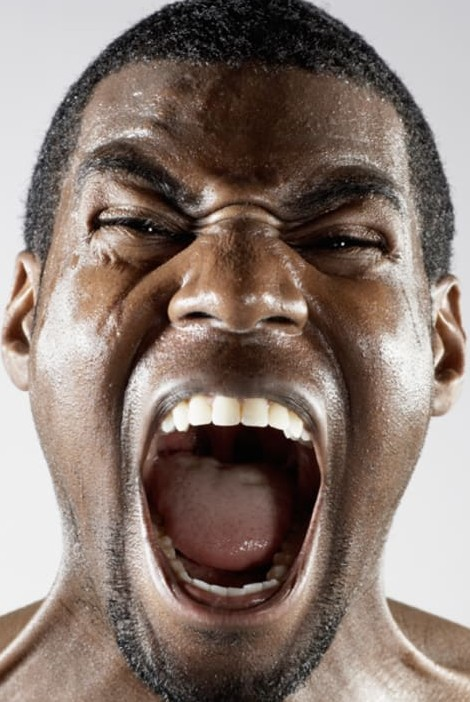
#> input picture test/marah_1.jpg, 470 x 702 px
$ python model_check.py
#> lines starting #> are read from the running program, lines starting #| are printed output that depends on the picture
import cv2
import numpy as np
import pickle
from tkinter import filedialog, Tk

# ==== STEP 1: PILIH GAMBAR ====
Tk().withdraw()  # Hide Tkinter window
file_path = filedialog.askopenfilename(
    title='Pilih 1 gambar untuk prediksi',
    filetypes=[('Image Files', '*.jpg *.jpeg *.png')]
)
#> the answer given: test/marah_1.jpg

if not file_path:
    print("Gambar tidak dipilih.")
    exit()

# ==== STEP 2: PREPROCESSING ====
def preprocess_image(img_path):
#> called with img_path = 'test/marah_1.jpg'
    img = cv2.imread(img_path)
#> img is the input picture: shape (702, 470, 3); mean B, G, R 112.5, 120.9, 136.8
    img = cv2.cvtColor(img, cv2.COLOR_BGR2GRAY)       # Konversi ke grayscale
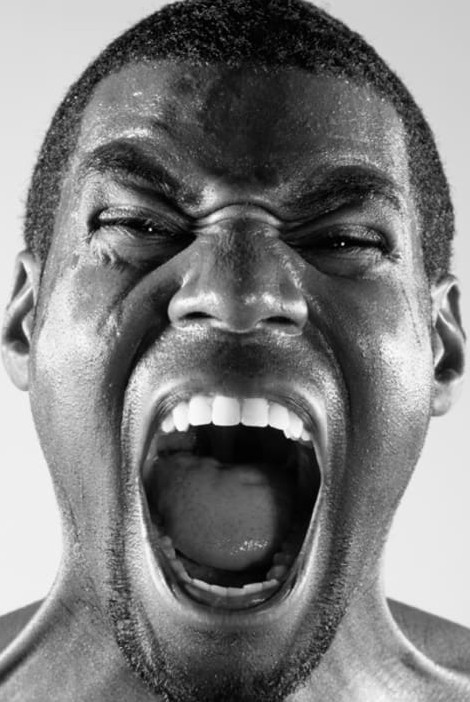
#> img: shape (702, 470); min 0, max 255, mean 124.7
    img = cv2.resize(img, (24, 24))                   # Resize ke 64x64
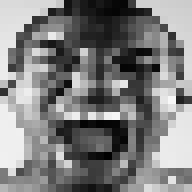
#> img: shape (24, 24) (shown 8 times larger); min 0, max 247, mean 125.9
    img_flat = img.flatten() / 255.0                  # Normalize & flatten
#> img_flat = 576 values, max 0.969 at index 309, min 0 at index 469, mean 0.494
    return img_flat.reshape(1, -1)                    # Jadiin 2D array

sample_input = preprocess_image(file_path)

# ==== STEP 3: LOAD MODEL ====
#> (the run stopped early here; a loop or call above may not have finished)
